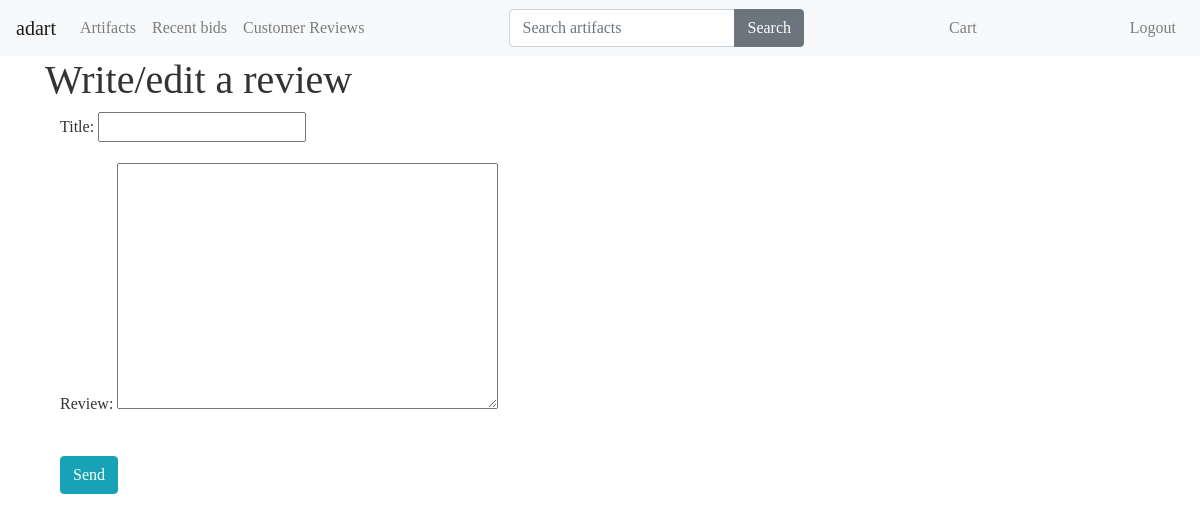
Before: /reviews/edit/2/ (signed in) with the older database file.
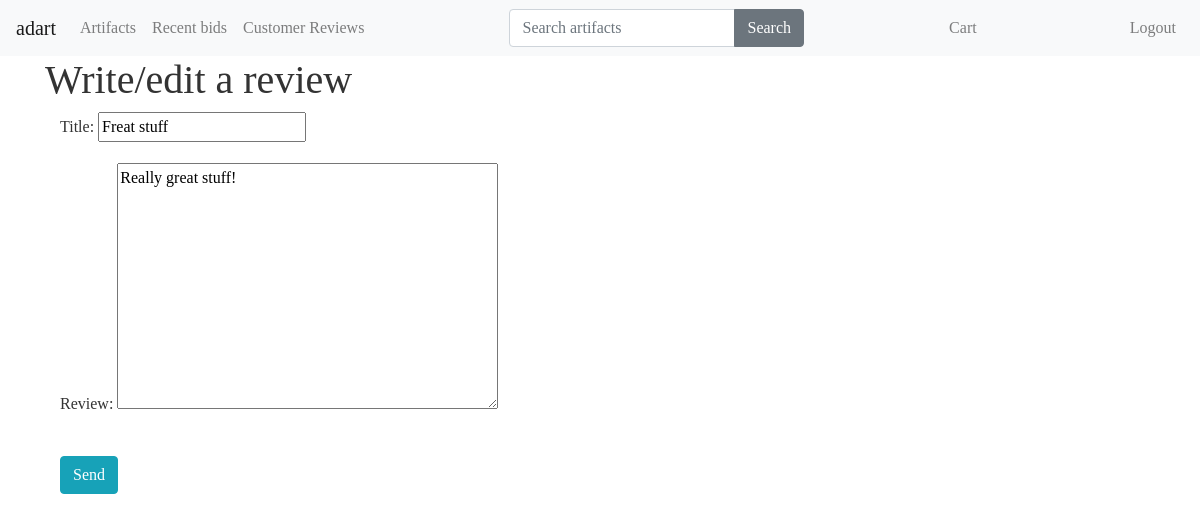
After: the same page with the newer database file.
### reviews/models.py (models this page shows, shortened)
class Review(models.Model):
    user = models.ForeignKey(User)
    artifact = models.ForeignKey(Artifact)
    title = models.CharField(max_length=200)
    review = models.TextField()
    created_date = models.DateTimeField(
        default=timezone.now)

### reviews/views.py (the view)
# urls.py: url(r'reviews/edit/(?P<pk>\d+)/$', review_edit, name='review_edit'),
def review_edit(request, pk):
    review = Review.objects.filter(pk=pk).first()
    if request.method == "POST":
        form = ReviewForm(request.POST, instance=review)
        if form.is_valid():
            review = form.save(commit=False)
            review.user = request.user
            review.save()
            return redirect('reviews')
    else:
        form = ReviewForm(instance=review)
    return render(request, 'reviews/new.html', {'form': form})

### auctionPal/forms.py
class ReviewForm(forms.ModelForm):
    class Meta:
        model = Review
        fields = ('title', 'review')

### reviews/templates/reviews/new.html
{% extends 'base.html' %} {% block content%}
<div class="container ">
    <h1>Write/edit a review</h1>
    <div class="col-md-6">
        <form method="POST" class="post-form">{% csrf_token %}
            {{ form.as_p }}
            <button type="submit" class="save btn btn-info mt-3">Send</button>
        </form>
    </div>
</div>
{% endblock %}

Changed rows visible on the page:
added Review: title "Freat stuff", review "Really great stuff!"
